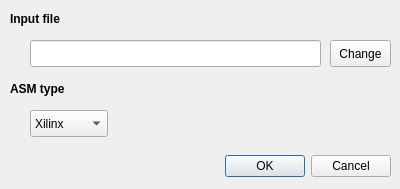
<?xml version="1.0" encoding="UTF-8"?>
<ui version="4.0">
 <class>TranslatorDlg</class>
 <widget class="QDialog" name="TranslatorDlg">
  <property name="geometry">
   <rect>
    <x>0</x>
    <y>0</y>
    <width>400</width>
    <height>189</height>
   </rect>
  </property>
  <property name="windowTitle">
   <string>ASM Translator</string>
  </property>
  <widget class="QDialogButtonBox" name="btnBox">
   <property name="geometry">
    <rect>
     <x>50</x>
     <y>150</y>
     <width>341</width>
     <height>32</height>
    </rect>
   </property>
   <property name="orientation">
    <enum>Qt::Horizontal</enum>
   </property>
   <property name="standardButtons">
    <set>QDialogButtonBox::Cancel|QDialogButtonBox::Ok</set>
   </property>
  </widget>
  <widget class="QComboBox" name="cmbType">
   <property name="geometry">
    <rect>
     <x>30</x>
     <y>110</y>
     <width>78</width>
     <height>27</height>
    </rect>
   </property>
   <item>
    <property name="text">
     <string>Xilinx</string>
    </property>
   </item>
   <item>
    <property name="text">
     <string>Mediatronix</string>
    </property>
   </item>
   <item>
    <property name="text">
     <string>OpenPicIDE</string>
    </property>
   </item>
  </widget>
  <widget class="QLabel" name="label_2">
   <property name="geometry">
    <rect>
     <x>10</x>
     <y>80</y>
     <width>111</width>
     <height>17</height>
    </rect>
   </property>
   <property name="font">
    <font>
     <weight>75</weight>
     <bold>true</bold>
    </font>
   </property>
   <property name="text">
    <string>ASM type</string>
   </property>
  </widget>
  <widget class="QLineEdit" name="lePath">
   <property name="geometry">
    <rect>
     <x>30</x>
     <y>40</y>
     <width>291</width>
     <height>27</height>
    </rect>
   </property>
  </widget>
  <widget class="QLabel" name="label">
   <property name="geometry">
    <rect>
     <x>10</x>
     <y>10</y>
     <width>71</width>
     <height>17</height>
    </rect>
   </property>
   <property name="font">
    <font>
     <weight>75</weight>
     <bold>true</bold>
    </font>
   </property>
   <property name="text">
    <string>Input file</string>
   </property>
  </widget>
  <widget class="QPushButton" name="btnChange">
   <property name="geometry">
    <rect>
     <x>330</x>
     <y>40</y>
     <width>61</width>
     <height>27</height>
    </rect>
   </property>
   <property name="text">
    <string>Change</string>
   </property>
  </widget>
 </widget>
 <resources/>
 <connections>
  <connection>
   <sender>btnBox</sender>
   <signal>accepted()</signal>
   <receiver>TranslatorDlg</receiver>
   <slot>accept()</slot>
   <hints>
    <hint type="sourcelabel">
     <x>248</x>
     <y>254</y>
    </hint>
    <hint type="destinationlabel">
     <x>157</x>
     <y>274</y>
    </hint>
   </hints>
  </connection>
  <connection>
   <sender>btnBox</sender>
   <signal>rejected()</signal>
   <receiver>TranslatorDlg</receiver>
   <slot>reject()</slot>
   <hints>
    <hint type="sourcelabel">
     <x>316</x>
     <y>260</y>
    </hint>
    <hint type="destinationlabel">
     <x>286</x>
     <y>274</y>
    </hint>
   </hints>
  </connection>
 </connections>
</ui>
